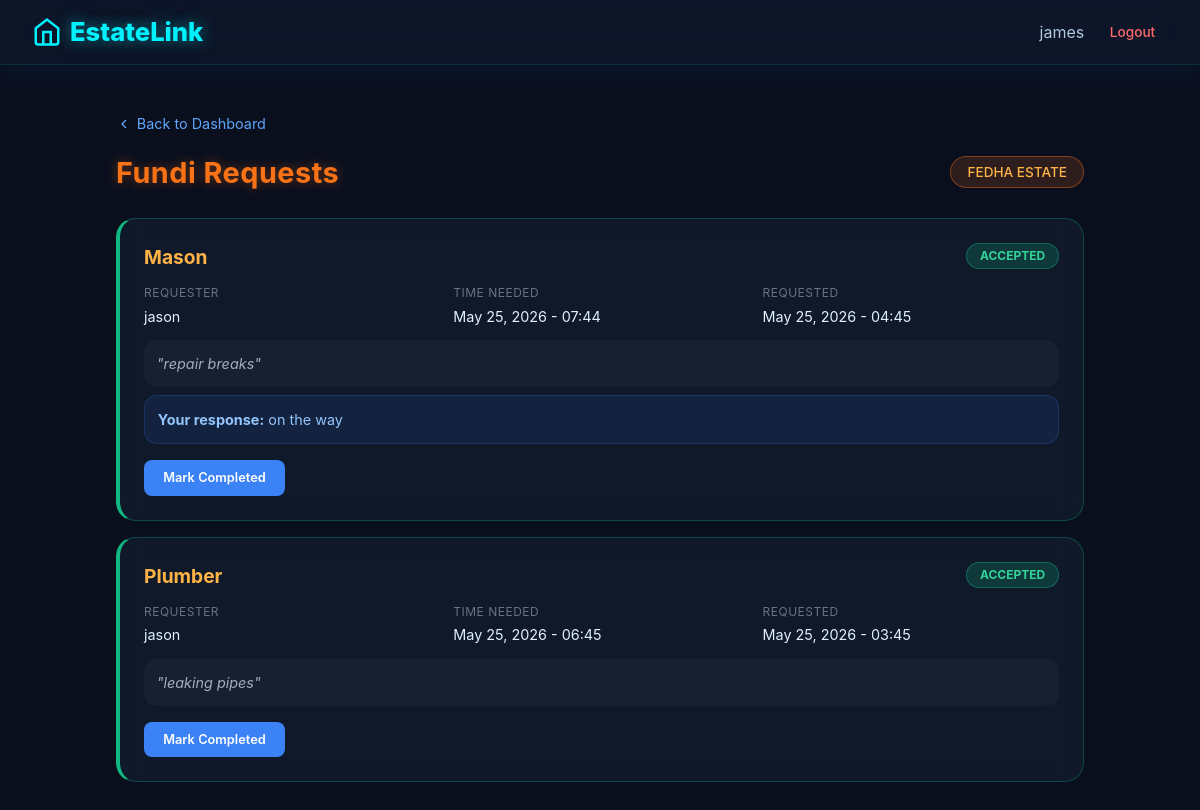
The app's page /fundi-requests/ (signed in) with its own data.
### core/models.py (models this page shows, shortened)
class EstateAdmin(models.Model):
    user = models.OneToOneField(User, on_delete=models.CASCADE, related_name='estate_admin')
    estate = models.ForeignKey(Estate, on_delete=models.CASCADE, related_name='estate_admins')
    is_subscribed = models.BooleanField(default=False)
    approved_by = models.ForeignKey(User, on_delete=models.SET_NULL, null=True, blank=True, related_name='approved_admins')
    approved_at = models.DateTimeField(null=True, blank=True)
    can_manage_users = models.BooleanField(default=False)
    can_manage_requests = models.BooleanField(default=False)
    can_manage_alerts = models.BooleanField(default=False)
    can_manage_services = models.BooleanField(default=False)
    can_manage_bills = models.BooleanField(default=False)
    can_manage_tabs = models.BooleanField(default=False)
    can_view_analytics = models.BooleanField(default=False)
    can_broadcast = models.BooleanField(default=False)

class Estate(models.Model):
    name = models.CharField(max_length=100)
    location = models.CharField(max_length=200)

class FundiRequest(models.Model):
    estate = models.ForeignKey(Estate, on_delete=models.CASCADE, related_name='fundi_requests')
    requester = models.ForeignKey(User, on_delete=models.CASCADE, related_name='fundi_requests')
    requester_name = models.CharField(max_length=100)
    requester_phone = models.CharField(max_length=15, blank=True)
    provider = models.ForeignKey(ServiceProvider, on_delete=models.SET_NULL, null=True, blank=True)
    fundi_type = models.CharField(max_length=100)
    time_needed = models.DateTimeField(null=True, blank=True)
    description = models.TextField(blank=True)
    admin_response = models.TextField(blank=True)
    status = models.CharField(max_length=20, default='pending', choices=[
        ('pending', 'Pending'),
        ('accepted', 'Accepted'),
        ('completed', 'Completed'),
        ('cancelled', 'Cancelled'),
    ])
    created_at = models.DateTimeField(auto_now_add=True)

### core/views.py (the view, shortened to what this page needs)
# urls.py: path('fundi-requests/', views.fundi_requests_view, name='fundi_requests'),
@login_required
def fundi_requests_view(request):
    try: ea = EstateAdmin.objects.get(user=request.user, is_subscribed=True)
    except EstateAdmin.DoesNotExist: messages.error(request, "Permission denied."); return redirect('dashboard')
    reqs = FundiRequest.objects.filter(estate=ea.estate).order_by('-created_at')
    return render(request, 'core/fundi_requests.html', {'requests': reqs, 'estate_admin': ea})

### core/context_processors.py (called while the page is built)
def custom_tabs(request):
    tabs = []
    if request.user.is_authenticated:
        try:
            profile = request.user.userprofile
            if profile and profile.estate:
                from .models import CustomTab
                tabs = CustomTab.objects.filter(
                    estate=profile.estate,
                    is_active=True
                ).order_by('created_at')
        except Exception:
            pass
    return {'custom_tabs': tabs}

### core/templates/core/fundi_requests.html (shortened to what this page needs)
{% extends 'core/base.html' %}
{% block content %}
<div class="container">
  <a href="{% url 'dashboard' %}" class="back-link">
    <svg width="16" height="16" viewBox="0 0 24 24" fill="none" stroke="currentColor" stroke-width="2"><polyline points="15 18 9 12 15 6"/></svg>
    Back to Dashboard
  </a>
  <div class="page-header">
    <h1 class="page-title">Fundi Requests</h1>
    <span class="estate-badge">{{ estate_admin.estate.name }}</span>
  </div>
  {% if requests %}
    {% for req in requests %}
    <div class="request-card {{ req.status }}">
      <div class="req-header">
        <p class="req-type">{{ req.fundi_type }}</p>
        <span class="status-badge status-{{ req.status }}">{{ req.get_status_display }}</span>
      </div>
      <div class="req-details">
        <div class="detail-item">
          <span class="detail-label">Requester</span>
          <span class="detail-value">{{ req.requester_name }}</span>
        </div>
        {% if req.time_needed %}
        <div class="detail-item">
          <span class="detail-label">Time Needed</span>
          <span class="detail-value">{{ req.time_needed|date:"M d, Y - H:i" }}</span>
        </div>
        {% endif %}
        <div class="detail-item">
          <span class="detail-label">Requested</span>
          <span class="detail-value">{{ req.created_at|date:"M d, Y - H:i" }}</span>
        </div>
      </div>
      {% if req.description %}
      <div class="req-description">
        "{{ req.description }}"
      </div>
      {% endif %}
      {% if req.admin_response %}
      <div class="admin-response">
        <strong>Your response:</strong> {{ req.admin_response }}
      </div>
      {% endif %}
      {% if req.status == 'pending' %}
      <form method="post" class="req-actions">
        {% csrf_token %}
        <input type="hidden" name="request_id" value="{{ req.id }}">
        <input type="text" name="response_message" placeholder="Add a response message..." style="flex: 1; min-width: 200px; background: rgba(255,255,255,0.05); border: 1px solid rgba(255,255,255,0.15); border-radius: 0.5rem; padding: 0.5rem; color: white; outline: none;">
        <button type="submit" name="action" value="accept" class="action-btn accept-btn">Accept</button>
        <button type="submit" name="action" value="decline" class="action-btn cancel-btn">Decline</button>
      </form>
      {% elif req.status == 'accepted' %}
      <form method="post" class="req-actions">
        <button type="submit" name="action" value="complete" class="action-btn complete-btn">Mark Completed</button>
      </form>
      {% endif %}
    </div>
    {% endfor %}
  {% endif %}
</div>
{% endblock %}

### core/templates/core/base.html (shortened to what this page needs)
<!DOCTYPE html>
<html lang="en">
<head>
    <script src="https://cdn.tailwindcss.com"></script>
    <link href="https://cdnjs.cloudflare.com/ajax/libs/flowbite/2.2.0/flowbite.min.css" rel="stylesheet" />
</head>
<body>
    <nav class="sticky top-0 z-50 glass-nav">
        <div class="max-w-7xl mx-auto px-4 sm:px-6 lg:px-8">
            <div class="flex justify-between h-16 items-center">
                <a href="{% url 'dashboard' %}" class="flex items-center gap-2 logo-text">
                    <svg width="30" height="30" viewBox="0 0 24 24" fill="none" stroke="currentColor" stroke-width="2">
                        <path d="M3 9l9-7 9 7v11a2 2 0 0 1-2 2H5a2 2 0 0 1-2-2z"/>
                        <polyline points="9 22 9 12 15 12 15 22"/>
                    </svg>
                    EstateLink
                </a>
                <div class="flex items-center space-x-4">
                    {% if user.is_authenticated %}
                        <div class="nav-links">
                            <span class="user-greeting">{{ user.username }}</span>
                            <a href="{% url 'logout' %}" class="logout-link">Logout</a>
                        </div>
                    {% else %}
                        <a href="{% url 'login' %}" class="login-link">Login</a>
                    {% endif %}
                </div>
            </div>
        </div>
    </nav>
    <main class="max-w-7xl mx-auto px-4 sm:px-6 lg:px-8 py-8">
        {% block content %}{% endblock %}
    </main>
</body>
</html>

### core/templates/core/base.html (style rules this page uses)
body { font-family: 'Inter', system-ui, -apple-system, sans-serif; background: #0a0f1e; color: #e0f0ff; min-height: 100vh; }
.glass-nav { background: rgba(15, 25, 45, 0.7); backdrop-filter: blur(20px); border-bottom: 1px solid rgba(0, 255, 255, 0.1); box-shadow: 0 4px 30px rgba(0, 180, 255, 0.08); }
.logo-text { font-size: 1.6rem; font-weight: 800; color: #00f2fe; text-shadow: 0 0 15px rgba(0, 242, 254, 0.5); text-decoration: none; }
.user-greeting { color: #b0c7e0; display: flex; align-items: center; gap: 0.4rem; }
.logout-link { color: #ff6b6b; font-size: 0.85rem; font-weight: 500; padding: 0.3rem 0.8rem; border-radius: 0.5rem; text-decoration: none; }
.nav-links { display: flex; align-items: center; gap: 0.8rem; }

### core/templates/core/fundi_requests.html (style rules this page uses)
body { background: #0a0f1e !important; font-family: 'Inter', system-ui, -apple-system, sans-serif; }
.container { max-width: 1000px; margin: 0 auto; padding: 1rem; }
.page-header { display: flex; justify-content: space-between; align-items: center; margin-bottom: 1.5rem; flex-wrap: wrap; gap: 1rem; }
.page-title { font-size: 1.8rem; font-weight: 700; color: #f97316; text-shadow: 0 0 12px rgba(249, 115, 22, 0.4); letter-spacing: 0.5px; }
.estate-badge { background: rgba(249, 115, 22, 0.15); border: 1px solid rgba(249, 115, 22, 0.4); color: #ffb347; padding: 0.3rem 1rem; border-radius: 999px; font-size: 0.85rem; font-weight: 500; }
.back-link { color: #60a5fa; text-decoration: none; font-size: 0.9rem; display: inline-flex; align-items: center; gap: 0.3rem; margin-bottom: 1rem; }
.request-card { background: rgba(18, 28, 46, 0.8); backdrop-filter: blur(12px); border-radius: 1.2rem; padding: 1.5rem; margin-bottom: 1rem; transition: 0.2s; }
.request-card.accepted { border: 1px solid rgba(16, 185, 129, 0.3); border-left: 4px solid #10b981; }
.req-header { display: flex; justify-content: space-between; align-items: flex-start; flex-wrap: wrap; gap: 1rem; margin-bottom: 0.8rem; }
.req-type { font-size: 1.2rem; font-weight: 700; color: #ffb347; margin: 0; }
.status-badge { padding: 0.2rem 0.8rem; border-radius: 999px; font-size: 0.75rem; font-weight: 700; text-transform: uppercase; }
.status-accepted { background: rgba(16, 185, 129, 0.2); color: #34d399; border: 1px solid rgba(16, 185, 129, 0.4); }
.req-details { display: grid; grid-template-columns: repeat(auto-fit, minmax(200px, 1fr)); gap: 0.8rem; margin-bottom: 0.8rem; }
.detail-item { display: flex; flex-direction: column; gap: 0.2rem; }
.detail-label { font-size: 0.75rem; color: #6b7280; text-transform: uppercase; letter-spacing: 0.5px; }
.detail-value { color: #e0f0ff; font-size: 0.9rem; }
.req-description { background: rgba(255, 255, 255, 0.03); border-radius: 0.8rem; padding: 0.8rem; color: #a0aec0; font-size: 0.9rem; margin: 0.5rem 0; font-style: italic; }
.admin-response { background: rgba(59, 130, 246, 0.1); border: 1px solid rgba(59, 130, 246, 0.2); border-radius: 0.8rem; padding: 0.8rem; color: #93c5fd; font-size: 0.9rem; margin: 0.5rem 0; }
.req-actions { display: flex; gap: 0.5rem; margin-top: 1rem; flex-wrap: wrap; }
.action-btn { padding: 0.5rem 1.2rem; border-radius: 0.5rem; font-weight: 600; font-size: 0.8rem; cursor: pointer; border: none; transition: 0.2s; }
.complete-btn { background: #3b82f6; color: white; }

### records on screen
EstateAdmin: estate.name "FEDHA ESTATE"
FundiRequest: fundi_type "Mason", status "ACCEPTED", requester_name "jason", time_needed "May 25, 2026 - 07:44", created_at "May 25, 2026 - 04:45", description "repair breaks", admin_response "on the way"
FundiRequest: fundi_type "Plumber", status "ACCEPTED", requester_name "jason", time_needed "May 25, 2026 - 06:45", created_at "May 25, 2026 - 03:45", description "leaking pipes"

### other values on screen
{{ user.username }} "james"
